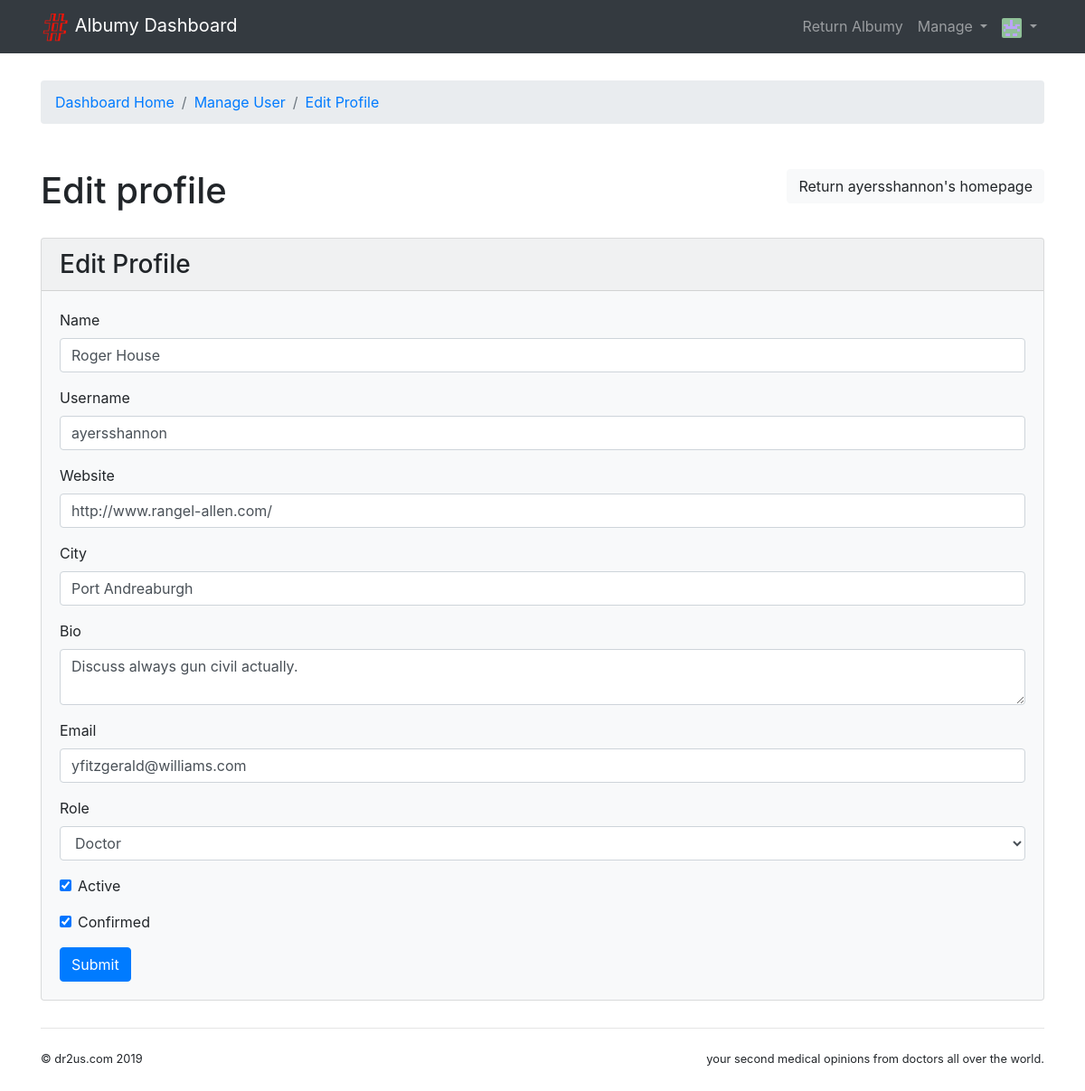
Before: /admin/profile/6 (signed in) with the older database file.
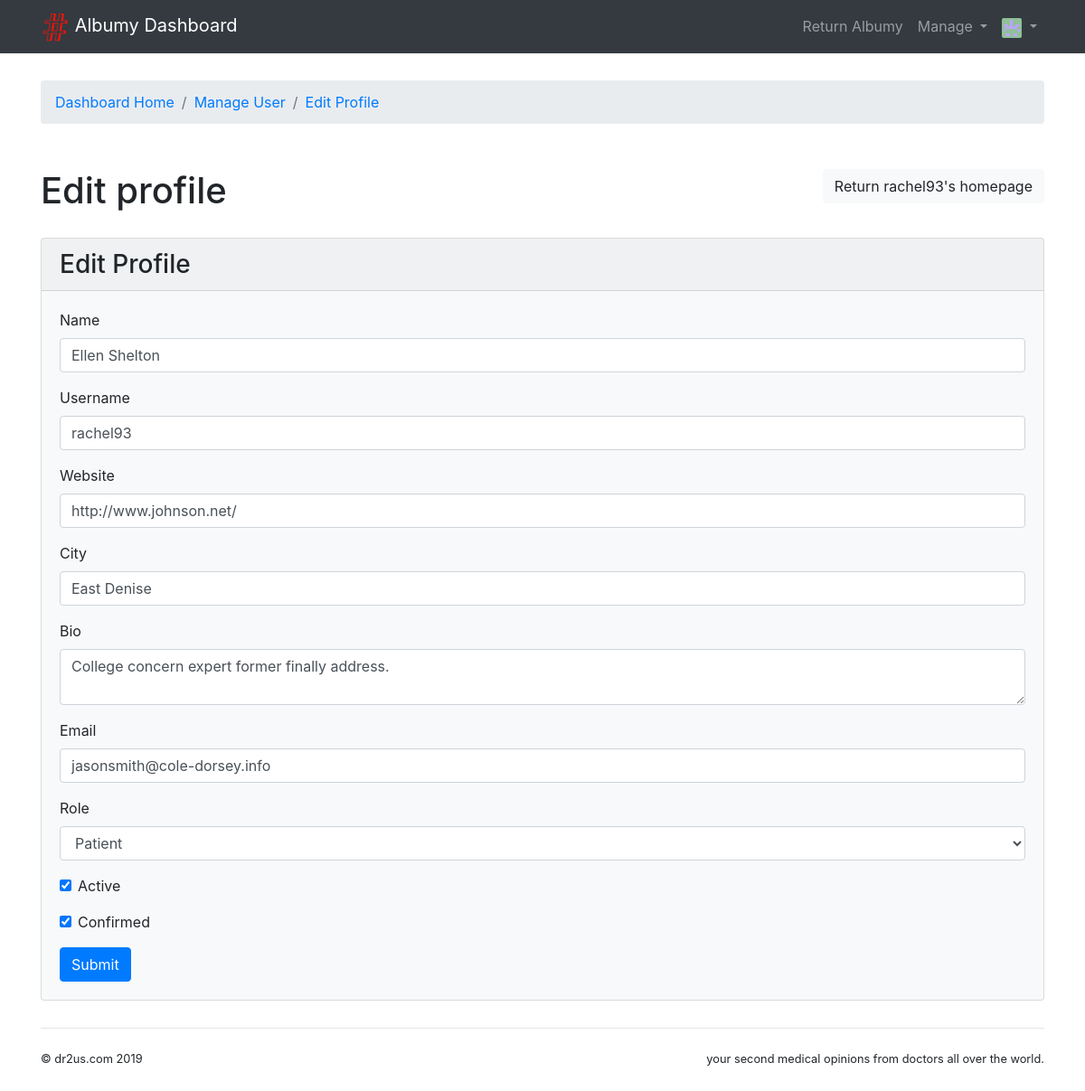
After: the same page with the newer database file.
### albumy/models.py (models this page shows, shortened)
@whooshee.register_model('name', 'username')
class User(db.Model, UserMixin):
    id = db.Column(db.Integer, primary_key=True)
    username = db.Column(db.String(20), unique=True, index=True)
    email = db.Column(db.String(254), unique=True, index=True)
    password_hash = db.Column(db.String(128))
    name = db.Column(db.String(30))
    website = db.Column(db.String(255))
    bio = db.Column(db.String(120))
    location = db.Column(db.String(50))
    member_since = db.Column(db.DateTime, default=datetime.utcnow)
    avatar_s = db.Column(db.String(64))
    avatar_m = db.Column(db.String(64))
    avatar_l = db.Column(db.String(64))
    avatar_raw = db.Column(db.String(64), default='default.jpg')
    avatar_raw2 = db.Column(db.String(64),default='default2.jpg')
    confirmed = db.Column(db.Boolean, default=False)
    locked = db.Column(db.Boolean, default=False)
    active = db.Column(db.Boolean, default=True)
    public_collections = db.Column(db.Boolean, default=True)
    receive_comment_notification = db.Column(db.Boolean, default=True)
    receive_follow_notification = db.Column(db.Boolean, default=True)
    receive_collect_notification = db.Column(db.Boolean, default=True)
    role_id = db.Column(db.Integer, db.ForeignKey('role.id'))
    role = db.relationship('Role', back_populates='users')
    photos = db.relationship('Photo', back_populates='author', cascade='all')
    comments = db.relationship('Comment', back_populates='author', cascade='all')
    notifications = db.relationship('Notification', back_populates='receiver', cascade='all')
    collections = db.relationship('Collect', back_populates='collector', cascade='all')
    following = db.relationship('Follow', foreign_keys=[Follow.follower_id], back_populates='follower',
                                lazy='dynamic', cascade='all')
    followers = db.relationship('Follow', foreign_keys=[Follow.followed_id], back_populates='followed',
                                lazy='dynamic', cascade='all')
    awards = db.relationship('Rate', foreign_keys=[Rate.awarded_id], back_populates='awarded', cascade='all', lazy='dynamic')
    doctor = db.relationship('Doctor',backref = 'user', cascade='all, delete-orphan',uselist=False)
    @property
    def is_active(self):
        return self.active
    def can(self, permission_name):
        permission = Permission.query.filter_by(name=permission_name).first()
        return permission is not None and self.role is not None and permission in self.role.permissions

### albumy/blueprints/admin.py (the view, shortened to what this page needs)
@admin_bp.route('/profile/<int:user_id>', methods=['GET', 'POST'])
@login_required
@admin_required
def edit_profile_admin(user_id):
    user = User.query.get_or_404(user_id)
    form = EditProfileAdminForm(user=user)
    form.name.data = user.name
    form.role.data = user.role_id
    form.bio.data = user.bio
    form.website.data = user.website
    form.location.data = user.location
    form.username.data = user.username
    form.email.data = user.email
    form.confirmed.data = user.confirmed
    form.active.data = user.active
    return render_template('admin/edit_profile.html', form=form, user=user)

### albumy/forms/admin.py (shortened to what this page needs)
class EditProfileAdminForm(EditProfileForm):
    email = StringField('Email', validators=[DataRequired(), Length(1, 254), Email()])
    role = SelectField('Role', coerce=int)
    active = BooleanField('Active')
    confirmed = BooleanField('Confirmed')
    submit = SubmitField()
    def __init__(self, user, *args, **kwargs):
        super(EditProfileAdminForm, self).__init__(*args, **kwargs)
        self.role.choices = [(role.id, role.name)
                             for role in Role.query.order_by(Role.name).all()]
        self.user = user

### albumy/__init__.py (called while the page is built)
def register_template_context(app):
    @app.context_processor
    def make_template_context():
        if current_user.is_authenticated:
            notification_count = Notification.query.with_parent(current_user).filter_by(is_read=False).count()
        else:
            notification_count = None
        return dict(notification_count=notification_count)

### albumy/extensions.py (called while the page is built)
@login_manager.user_loader
def load_user(user_id):
    from albumy.models import User
    user = User.query.get(int(user_id))
    return user

### albumy/templates/admin/edit_profile.html (shortened to what this page needs)
{% extends 'admin/index.html' %}
{% from 'bootstrap/form.html' import render_form %}
{% from 'bootstrap/nav.html' import render_breadcrumb_item %}
{% block content %}
    <nav aria-label="breadcrumb">
        <ol class="breadcrumb">
            {{ render_breadcrumb_item('admin.index', 'Dashboard Home') }}
            {{ render_breadcrumb_item('admin.manage_user', 'Manage User') }}
            {{ render_breadcrumb_item('admin.edit_profile_admin', 'Edit Profile') }}
        </ol>
    </nav>
    <div class="page-header">
        <h1>Edit profile
            <a class="float-right btn btn-light" href="{{ url_for('user.index', username=user.username) }}">Return
                {{ user.username }}'s homepage</a>
        </h1>
    </div>
    <div class="card w-100 bg-light">
        <h3 class="card-header">Edit Profile</h3>
        <div class="card-body">
            {{ render_form(form) }}
        </div>
    </div>
{% endblock %}

Changed rows visible on the page:
changed User: username "ayersshannon" → "rachel93"; name "Roger House" → "Ellen Shelton"; website "http://www.rangel-allen.com/" → "http://www.johnson.net/"; location "Port Andreaburgh" → "East Denise"; bio "Discuss always gun civil actually." → "College concern expert former finally address."; email "yfitzgerald@williams.com" → "jasonsmith@cole-dorsey.info"; role "Doctor" → "Patient"
